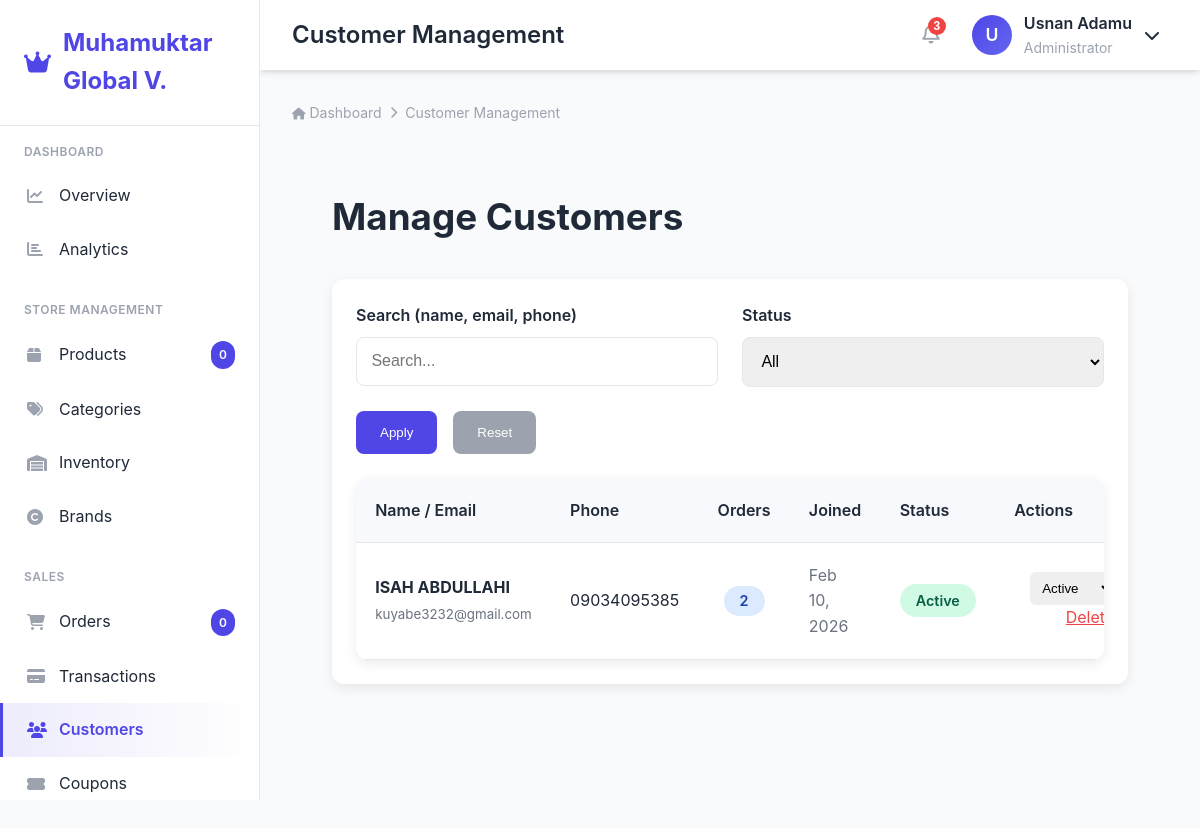
The page /admin/customers.php (signed in) on the database its author committed.
### tables this page shows
CREATE TABLE `users` (
  `id` int(11) NOT NULL AUTO_INCREMENT,
  `email` varchar(191) NOT NULL,
  `password_hash` varchar(255) NOT NULL,
  `full_name` varchar(100) DEFAULT NULL,
  `phone` varchar(20) DEFAULT NULL,
  `role` enum('customer','admin') DEFAULT 'customer',
  `status` enum('active','inactive','banned') DEFAULT 'active',
  `created_at` timestamp NOT NULL DEFAULT CURRENT_TIMESTAMP,
  PRIMARY KEY (`id`),
  UNIQUE KEY `email` (`email`)
);

### admin/customers.php (the view, shortened to what this page needs)
<?php
require_once '../includes/auth.php';
require_once 'header.php';
$search = trim($_GET['search'] ?? '');
$sql = "SELECT u.id, u.full_name, u.email, u.phone, u.created_at, u.status,
               COUNT(o.id) AS order_count
        FROM users u
        LEFT JOIN orders o ON u.id = o.user_id
        WHERE u.role = 'customer'";
$params = [];
$sql .= " GROUP BY u.id ORDER BY u.created_at DESC";
$page = max(1, (int)($_GET['page'] ?? 1));
$per_page = 15;
$offset = ($page - 1) * $per_page;
$sql .= " LIMIT $per_page OFFSET $offset";
$stmt = $pdo->prepare($sql);
$stmt->execute($params);
$customers = $stmt->fetchAll();
?>
<main class="customers-container">
    <h1 style="font-size: clamp(1.8rem, 6vw, 2.3rem); margin-bottom: 2rem;">Manage Customers</h1>
    <div class="filters-panel">
        <form method="GET" class="filter-group" style="flex:1; min-width:300px;">
            <label>Search (name, email, phone)</label>
            <input type="text" name="search" value="<?= htmlspecialchars($search) ?>"
                   placeholder="Search..." class="filter-input">
        </form>
        <div class="filter-group" style="min-width:220px;">
            <label>Status</label>
            <select name="status" class="filter-select" onchange="this.form.submit()">
                <option value="">All</option>
            </select>
        </div>
        <div class="filter-buttons" style="align-self:flex-end;">
            <button type="submit" class="filter-submit">Apply</button>
            <button type="button" onclick="window.location='?'" class="filter-reset">Reset</button>
        </div>
    <div class="table-wrapper">
        <?php if (empty($customers)): ?>
            <div style="padding:4rem; text-align:center; color:#6b7280;">
                No customers found matching your filters.
            </div>
        <?php else: ?>
            <table class="responsive-table">
                <thead>
                    <tr style="background:#f8f9fc;">
                        <th data-label="Name / Email">Name / Email</th>
                        <th data-label="Phone">Phone</th>
                        <th data-label="Orders">Orders</th>
                        <th data-label="Joined">Joined</th>
                        <th data-label="Status">Status</th>
                        <th data-label="Actions">Actions</th>
                    </tr>
                </thead>
                <tbody>
                    <?php foreach ($customers as $cust): ?>
                        <tr>
                            <td data-label="Name / Email">
                                <strong><?= htmlspecialchars($cust['full_name'] ?: 'No name') ?></strong><br>
                                <small style="color:#6b7280;"><?= htmlspecialchars($cust['email']) ?></small>
                            </td>
                            <td data-label="Phone"><?= htmlspecialchars($cust['phone'] ?: '—') ?></td>
                            <td data-label="Orders" style="text-align:center;">
                                <span style="
                                    background: #dbeafe;
                                    color: #1e40af;
                                    padding: 0.4rem 1rem;
                                    border-radius: 999px;
                                    font-size: 0.9rem;
                                    font-weight: 600;
                                ">
                                    <?= $cust['order_count'] ?>
                                </span>
                            </td>
                            <td data-label="Joined" style="color:#6b7280;">
                                <?= date('M d, Y', strtotime($cust['created_at'])) ?>
                            </td>
                            <td data-label="Status" style="text-align:center;">
                                <span style="
                                    background: <?= $cust['status'] === 'active' ? '#d1fae5' : '#fee2e2' ?>;
                                    color: <?= $cust['status'] === 'active' ? '#065f46' : '#991b1b' ?>;
                                    padding: 0.5rem 1rem;
                                    border-radius: 999px;
                                    font-size: 0.9rem;
                                    font-weight: 600;
                                ">
                                    <?= ucfirst($cust['status']) ?>
                                </span>
                            </td>
                            <td data-label="Actions" style="text-align:right;">
                                <form method="post" style="display:inline;">
                                    <select name="status" onchange="this.form.submit()" style="padding:0.5rem; border:1px solid var(--border); border-radius:6px;">
                                        <option value="active" <?= $cust['status'] === 'active' ? 'selected' : '' ?>>Active</option>
                                    </select>
                                </form>
                                <a href="?action=delete&id=<?= $cust['id'] ?>"
                                   onclick="return confirm('Delete this customer? This cannot be undone.')"
                                   style="margin-left:1rem; color:var(--admin-danger);">
                                    Delete
                                </a>
                            </td>
                        </tr>
                    <?php endforeach; ?>
                </tbody>
            </table>
        <?php endif; ?>
    </div>
</main>

### admin/header.php (style rules this page uses)
:root { --admin-primary: #4f46e5; --admin-primary-dark: #4338ca; --admin-primary-light: #6366f1; --admin-secondary: #10b981; --admin-danger: #ef4444; --admin-warning: #f59e0b; --admin-info: #3b82f6; --admin-dark: #1f2937; --admin-light: #f9fafb; --admin-gray: #9ca3af; --admin-border: #e5e7eb; --admin-shadow: 0 4px 6px -1px rgba(0, 0, 0, 0.1), 0 2px 4px -1px rgba(0, 0, 0, 0.06); --admin-shadow-lg: 0 10px 15px -3px rgba(0, 0, 0, 0.1), 0 4px 6px -2px rgba(0, 0, 0, 0.05); --sidebar-width: 260px; --header-height: 70px; --transition: all 0.3s ease; }
* { margin: 0; padding: 0; box-sizing: border-box; }
body { font-family: -apple-system, BlinkMacSystemFont, 'Segoe UI', Roboto, sans-serif; background: var(--admin-light); color: var(--admin-dark); line-height: 1.6; min-height: 100vh; }

### admin/customers.php (style rules this page uses)
.customers-container { padding: clamp(1.2rem, 4vw, 2.5rem); max-width: 1400px; margin: 0 auto; }
.filters-panel { background: white; padding: clamp(1.2rem, 2vw, 1.5rem); border-radius: 12px; box-shadow: 0 4px 12px rgba(0,0,0,0.08); margin-bottom: 2rem; display: flex; flex-wrap: wrap; gap: clamp(1rem, 2vw, 1.5rem); }
.filter-group { flex: 1; min-width: 220px; }
.filter-group label { display: block; margin-bottom: 0.5rem; font-weight: 600; color: var(--admin-dark); }
.filter-input, .filter-select { width: 100%; padding: 0.9rem; border: 1px solid var(--admin-border); border-radius: 8px; font-size: 1rem; }
.filter-buttons { display: flex; gap: 1rem; align-self: flex-end; }
.filter-submit, .filter-reset { padding: 0.9rem 1.5rem; border-radius: 8px; font-weight: 500; cursor: pointer; border: none; }
.filter-submit { background: var(--admin-primary); color: white; }
.filter-reset { background: var(--admin-gray); color: white; }
.table-wrapper { background: white; border-radius: 12px; overflow: hidden; box-shadow: 0 4px 12px rgba(0,0,0,0.08); }
.responsive-table { width: 100%; border-collapse: collapse; min-width: 100%; }
.responsive-table th, .responsive-table td { padding: clamp(0.8rem, 1.8vw, 1.2rem); text-align: left; border-bottom: 1px solid var(--admin-border); }
.responsive-table th { background: #f8f9fc; font-weight: 600; white-space: nowrap; }

### rows shown on the page
users: full_name "ISAH ABDULLAHI", email "kuyabe3232@gmail.com", phone "09034095385", order_count "2", created_at "Feb 10, 2026", status "Active"

### other values the page prints
SITE_NAME "Muhamuktar Global V."
substr($_SESSION['user_name'] ?? 'A', 0, 1) "U"
$_SESSION['user_name'] "Usnan Adamu"
